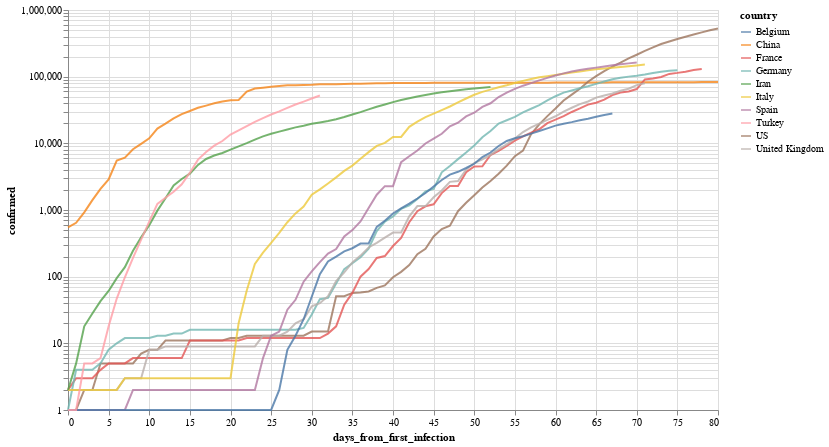

The notebook cell saved with this chart:
### Markdown cell above
Por ejemplo, evolución (interactiva!) de los paises con mas infectados

### Code cell
total_confirmed_by_country = global_df.groupby('country').confirmed.max().sort_values(ascending=False)
selected_countries = total_confirmed_by_country[total_confirmed_by_country > 1000].index

plot_df = global_df[
    (global_df.confirmed > 0) & 
    (global_df.country.isin(selected_countries[:10]))
].sort_values('date')

selection = alt.selection_multi(
    fields=['country'], 
    bind='legend', 
    init=[{'country': c} for c in selected_countries[:10]]
)


(
    alt.Chart(plot_df)
       .mark_line()
       .encode(
           x='days_from_first_infection', 
           y=alt.Y('confirmed', scale=alt.Scale(type='log')), 
           color='country',
           opacity=alt.condition(selection, alt.value(.8), alt.value(.05))
       ).add_selection(selection)
        .properties(width=650, height=400)
       
)

### Figure 1 — Vega-Lite specification as saved in the notebook (floating-point values rounded to 4 significant figures; data arrays with more than 128 entries replaced by an {"elided": "..."} marker saying what was removed)
{"config": {"view": {"continuousWidth": 400, "continuousHeight": 300}}, "data": {"name": "data-bd12f3fafe3924db896d84ec881a4e85"}, "mark": "line", "encoding": {"color": {"type": "nominal", "field": "country"}, "opacity": {"condition": {"value": 0.8, "selection": "selector001"}, "value": 0.05}, "x": {"type": "quantitative", "field": "days_from_first_infection"}, "y": {"type": "quantitative", "field": "confirmed", "scale": {"type": "log"}}}, "height": 400, "selection": {"selector001": {"type": "multi", "fields": ["country"], "bind": "legend", "init": [{"country": "US"}, {"country": "Spain"}, {"country": "Italy"}, {"country": "France"}, {"country": "Germany"}, {"country": "China"}, {"country": "United Kingdom"}, {"country": "Iran"}, {"country": "Turkey"}, {"country": "Belgium"}]}}, "width": 650, "$schema": "https://vega.github.io/schema/vega-lite/v4.8.1.json", "datasets": {"data-bd12f3fafe3924db896d84ec881a4e85": {"elided": "685 records"}}}
